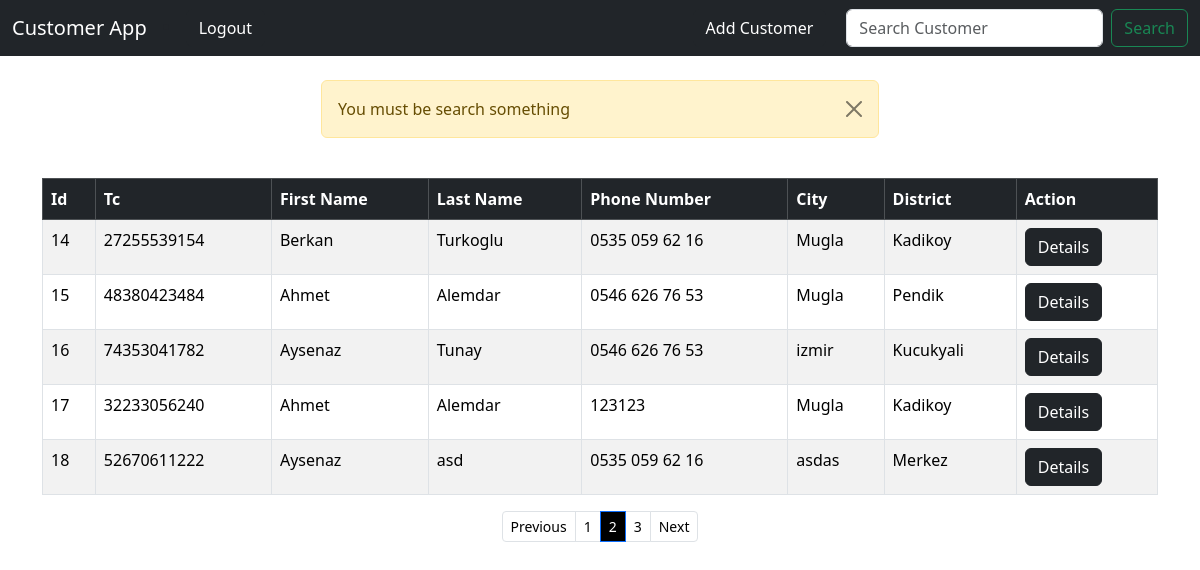
Page /search_customer/?page=2 (signed in) on the committed database.
### crm/models.py (models this page shows, shortened)
class Customer(models.Model):
    created_at = models.DateTimeField(auto_now_add=True)
    tc_no = models.IntegerField(editable=True, validators=[
        RegexValidator(r'^[1-9]{1}[0-9]{9}[02468]{1}$', message="Invalid Tc No ", code="invalid_number")], unique=True)
    first_name = models.CharField(max_length=50, editable=True)
    last_name =  models.CharField(max_length=50, editable=True)
    phone = models.CharField(max_length=15, editable=True)
    city =  models.CharField(max_length=50, editable=True)
    district =  models.CharField(max_length=50, editable=True)

### crm/views.py (the view)
# urls.py: path("search_customer/", views.search_customer, name="search_customer"),
def search_customer(request):
    if request.user.is_authenticated:
        if request.method == 'POST':
            searched = request.POST.get('searched')
            customers = Customer.objects.all()
            if searched:
                customers = customers.filter(first_name__contains=searched)
            customers = customers.order_by('-created_at')
        else :
            messages.success(request, "You must be search something")
            customers = Customer.objects.all()
        p = Paginator(customers, 5)
        page = request.GET.get('page')
        customers = p.get_page(page)
        return render(request, 'search_customer.html', {'customers':customers})
    else :
        messages.success(request, "You must be logged in")
        return redirect('home')

### crm/templates/search_customer.html (shortened to what this page needs)
{% extends 'base.html' %}
{% block content %}
        <table class="table table-striped table-hover table-bordered">
            <thead class="table-dark" >
            <tr >
                <th scope="col">Id</th>
                <th scope="col">Tc</th>
                <th scope="col">First Name</th>
                <th scope="col">Last Name</th>
                <th scope="col">Phone Number</th>
                <th scope="col">City</th>
                <th scope="col">District</th>
                <th scope="col">Action</th>
            </tr>
            </thead>
            <tbody>
                {% if customers %}
                {% for customer in customers %}
                    <tr>
                        <td>{{ customer.id }}</td>
                        <td>{{ customer.tc_no }}</td>
                        <td>{{ customer.first_name }}</td>
                        <td>{{ customer.last_name }}</td>
                        <td>{{ customer.phone }}</td>
                        <td>{{ customer.city }}</td>
                        <td>{{ customer.district }}</td>
                        <td><a href="{% url 'customer' customer.id %}" class="btn btn-dark">Details</a></td>
                    </tr>
                {% endfor %}
                {% endif %}
            </tbody>
        </table>
        <nav aria-label="Page navigation example">
            <ul class="pagination justify-content-center pagination-sm">
              {% if customers.has_previous %}
                <li class="page-item " ><a class="page-link" style="color: black;" href="?page={{ customers.previous_page_number }}">Previous</a></li>
                <li class="page-item "><a class="page-link" style="color: black;" href="?page={{ customers.previous_page_number }}">{{ customers.previous_page_number }}</a></li>
              {% endif %}
                <li class="page-item active">
                  <span class="page-link" style="color: white; background-color: black;">
                    {{ customers.number }}
                  </span>
                </li>
              {% if customers.has_next %}
              <li class="page-item"><a class="page-link" style="color: black;" href="?page={{ customers.next_page_number }}">{{ customers.next_page_number }}</a></li>
              <li class="page-item"><a class="page-link" style="color: black;" href="?page={{ customers.next_page_number }}">Next</a></li>
              {% endif %}
            </ul>
          </nav>
{% endblock content %}

### rows in the picture
Customer: id "14", tc_no "27255539154", first_name "Berkan", last_name "Turkoglu", phone "0535 059 62 16", city "Mugla", district "Kadikoy"
Customer: id "15", tc_no "48380423484", first_name "Ahmet", last_name "Alemdar", phone "0546 626 76 53", city "Mugla", district "Pendik"
Customer: id "16", tc_no "74353041782", first_name "Aysenaz", last_name "Tunay", phone "0546 626 76 53", city "izmir", district "Kucukyali"
Customer: id "17", tc_no "32233056240", first_name "Ahmet", last_name "Alemdar", phone "123123", city "Mugla", district "Kadikoy"
Customer: id "18", tc_no "52670611222", first_name "Aysenaz", last_name "asd", phone "0535 059 62 16", city "asdas", district "Merkez"

### other values in the picture
{{ message }} "You must be search something"
{{ customers.previous_page_number }} "1"
{{ customers.number }} "2"
{{ customers.next_page_number }} "3"
